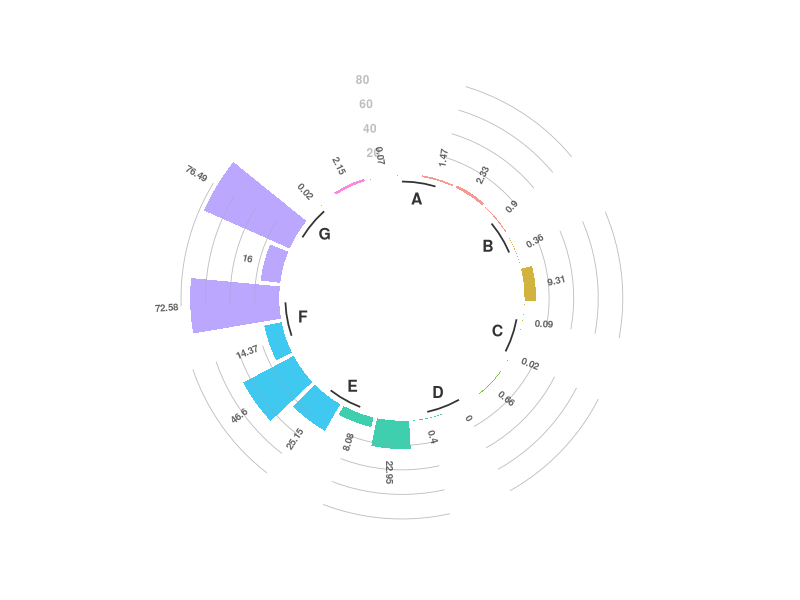
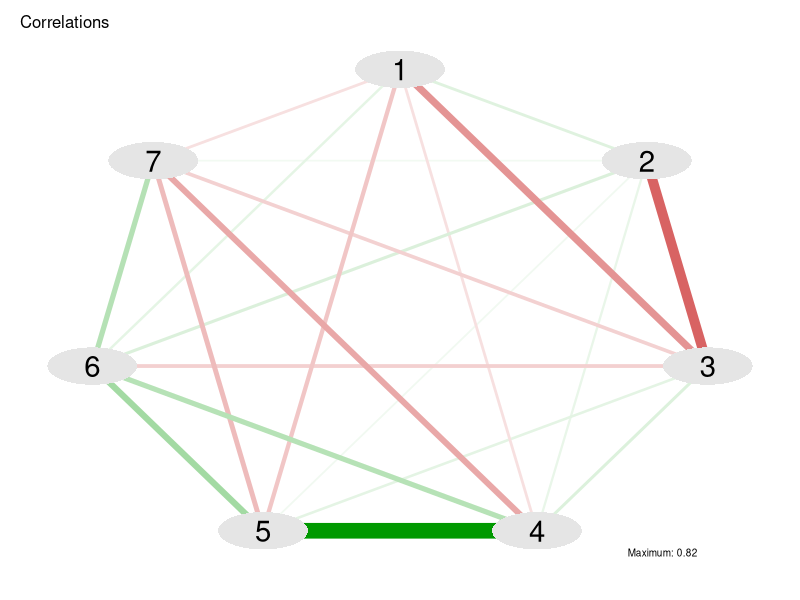

R code for these plots, in order:

# libraries required
install.packages("tidyverse")
install.packages("qgraph")
library(tidyverse)
library(qgraph)

#Data values

data=data.frame(
  individual=c('1.47',	'2.33',	'0.9',
               '0.36',	'9.31',	'0.09',
               '0.02',	'0.66',	'0',
               '0.4',	'22.95',	'8.08',
               '25.15',	'46.6',	'14.37',
               '72.58',	'16',	'76.49',
               '0.02',	'2.15',	'0.07'),
  group=c( rep('A', 3), rep('B', 3), rep('C', 3), 
           rep('D', 3), rep('E', 3), rep('F', 3), rep('G', 3)) ,
  value=c(1.47,	2.33,	0.9,
          0.36,	9.31,	0.09,
          0.02,	0.66,	0,
          0.4,	22.95,	8.08,
          25.15,	46.6,	14.37,
          72.58,	16,	76.49,
          0.02,	2.15,	0.07)
)

# Set a number of 'empty bar' to add at the end of each group
empty_bar=3
to_add = data.frame( matrix(NA, empty_bar*nlevels(data$group), ncol(data)) )
colnames(to_add) = colnames(data)
to_add$group=rep(levels(data$group), each=empty_bar)
data=rbind(data, to_add)
data=data %>% arrange(group)
data$id=seq(1, nrow(data))

# Get the name and the y position of each label
label_data=data
number_of_bar=nrow(label_data)
angle= 90 - 360 * (label_data$id-0.5) /number_of_bar     # I substract 0.5 because the letter must have the angle of the center of the bars. Not extreme right(1) or extreme left (0)
label_data$hjust<-ifelse( angle < -90, 1, 0)
label_data$angle<-ifelse(angle < -90, angle+180, angle)

# prepare a data frame for base lines
base_data=data %>% 
  group_by(group) %>% 
  summarize(start=min(id), end=max(id) - empty_bar) %>% 
  rowwise() %>% 
  mutate(title=mean(c(start, end)))

# prepare a data frame for grid (scales)
grid_data = base_data
grid_data$end = grid_data$end[ c( nrow(grid_data), 1:nrow(grid_data)-1)] + 1
grid_data$start = grid_data$start - 1
grid_data=grid_data[-1,]

# Make the plot
svg(file="Figure3_circular.svg")
p = ggplot(data, aes(x=as.factor(id), y=value, fill=group)) +       # Note that id is a factor. If x is numeric, there is some space between the first bar
  
  geom_bar(aes(x=as.factor(id), y=value, fill=group), stat="identity", alpha=0.5) +
  
  # Add a val=100/75/50/25 lines. I do it at the beginning to make sur barplots are OVER it.
  geom_segment(data=grid_data, aes(x = end, y = 80, xend = start, yend = 80), colour = "grey", alpha=1, size=0.3 , inherit.aes = FALSE ) +
  geom_segment(data=grid_data, aes(x = end, y = 60, xend = start, yend = 60), colour = "grey", alpha=1, size=0.3 , inherit.aes = FALSE ) +
  geom_segment(data=grid_data, aes(x = end, y = 40, xend = start, yend = 40), colour = "grey", alpha=1, size=0.3 , inherit.aes = FALSE ) +
  geom_segment(data=grid_data, aes(x = end, y = 20, xend = start, yend = 20), colour = "grey", alpha=1, size=0.3 , inherit.aes = FALSE ) +
  
  # Add text showing the value of each 100/75/50/25 lines
  annotate("text", x = rep(max(data$id),4), y = c(20, 40, 60, 80), label = c("20", "40", "60", "80") , color="grey", size=3 , angle=0, fontface="bold", hjust=1) +
  
  geom_bar(aes(x=as.factor(id), y=value, fill=group), stat="identity", alpha=0.5) +
  ylim(-100,120) +
  theme_minimal() +
  theme(
    legend.position = "none",
    axis.text = element_blank(),
    axis.title = element_blank(),
    panel.grid = element_blank(),
    plot.margin = unit(rep(-1,4), "cm") 
  ) +
  coord_polar() + 
  geom_text(data=label_data, aes(x=id, y=value+10, label=individual, hjust=hjust), color="black", fontface="bold",alpha=0.6, size=2.5, angle= label_data$angle, inherit.aes = FALSE ) +
  
  # Add base line information
  geom_segment(data=base_data, aes(x = start, y = -5, xend = end, yend = -5), colour = "black", alpha=0.8, size=0.6 , inherit.aes = FALSE )  +
  geom_text(data=base_data, aes(x = title, y = -18, label=group), colour = "black", alpha=0.8, size=4, fontface="bold", inherit.aes = FALSE) # hjust=c(1,1,0,0), hjust=c(1,1,0,0), 

p
dev.off()


B = matrix(c(sqrt(1), sqrt(0.0107), -sqrt(0.1194), -sqrt(0.0099), -sqrt(0.0333), sqrt(0.0069), -sqrt(0.0099), sqrt(0.0107), sqrt(1), -sqrt(0.2511), sqrt(0.0052), sqrt(0.002), sqrt(0.0136), sqrt(0.0017), -sqrt(0.1194), -sqrt(0.2511), sqrt(1), sqrt(0.0124), sqrt(0.0078), -sqrt(0.0233), -sqrt(0.022), -sqrt(0.0099), sqrt(0.0052), sqrt(0.0124), sqrt(1), sqrt(0.6719), sqrt(0.0546), -sqrt(0.0789), -sqrt(0.0333), sqrt(0.002), sqrt(0.0078), sqrt(0.6719), sqrt(1), sqrt(0.0872), -sqrt(0.0482), sqrt(0.0069), sqrt(0.0136), -sqrt(0.0233), sqrt(0.0546), sqrt(0.0872), sqrt(1), sqrt(0.0566), -sqrt(0.0099), sqrt(0.0017), -sqrt(0.022), -sqrt(0.0789), -sqrt(0.0482), sqrt(0.0566), sqrt(1)), nrow=7, ncol=7)
svg(file="Figure3.svg")
qgraph(B,
     label.font=6,
     color="gray90",
     border.width=2.5,
     border.color="gray40",
     title="Correlations",
     palette="pastel",
     details=TRUE,
     borders=FALSE,
     shape="ellipse",
     vsize=12,
     vsize2=5)
dev.off()
